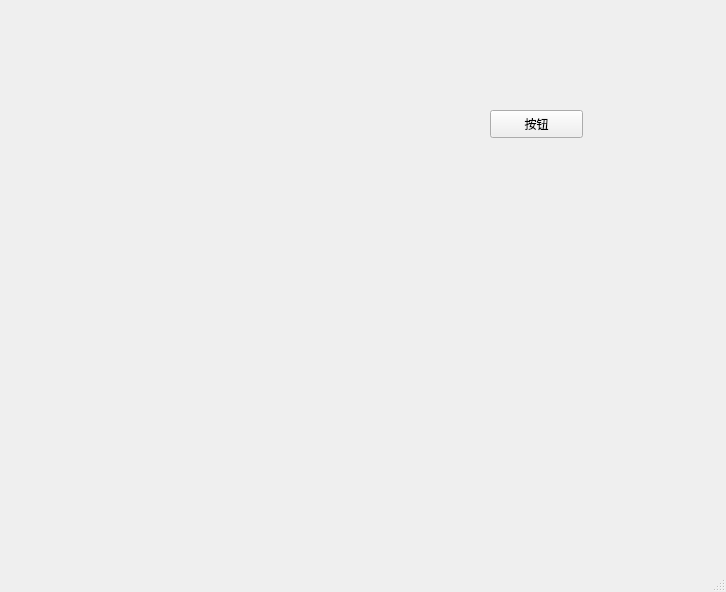
<?xml version="1.0" encoding="UTF-8"?>
<ui version="4.0">
 <class>MainWindow</class>
 <widget class="QMainWindow" name="MainWindow">
  <property name="geometry">
   <rect>
    <x>0</x>
    <y>0</y>
    <width>726</width>
    <height>592</height>
   </rect>
  </property>
  <property name="windowTitle">
   <string>MainWindow</string>
  </property>
  <widget class="QWidget" name="centralwidget">
   <widget class="QPushButton" name="pushButton">
    <property name="geometry">
     <rect>
      <x>490</x>
      <y>110</y>
      <width>93</width>
      <height>28</height>
     </rect>
    </property>
    <property name="text">
     <string>按钮</string>
    </property>
   </widget>
  </widget>
  <widget class="QMenuBar" name="menubar">
   <property name="geometry">
    <rect>
     <x>0</x>
     <y>0</y>
     <width>726</width>
     <height>26</height>
    </rect>
   </property>
  </widget>
  <widget class="QStatusBar" name="statusbar"/>
 </widget>
 <resources/>
 <connections/>
</ui>
